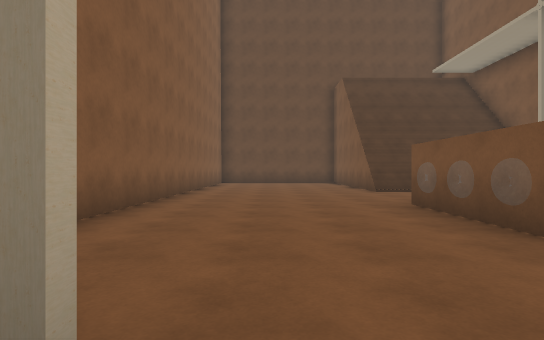
View 1 (above)

16 first-person views from a walk through a 3-D level made in the Unity game engine. The camera is 1.2 m above the floor, looks level and sees 80° across. The floor is counted in squares, 2 m on a side. Each view is taken from the middle of a square. On the plan, view 1 faces up. The plan holds only what a view shows up to about 10 squares ahead; the rest is blank. The place goes on beyond the plan. The player character is not drawn.

View 2
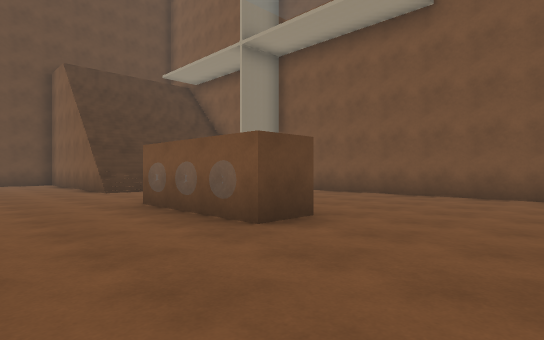

View 3
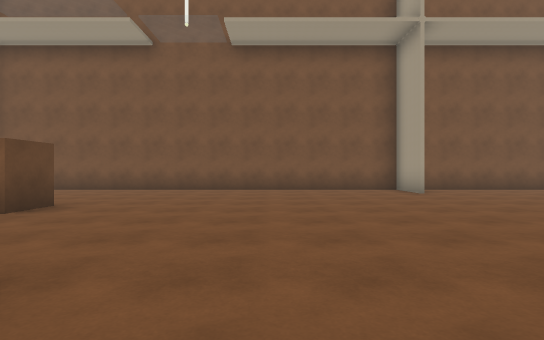

View 4
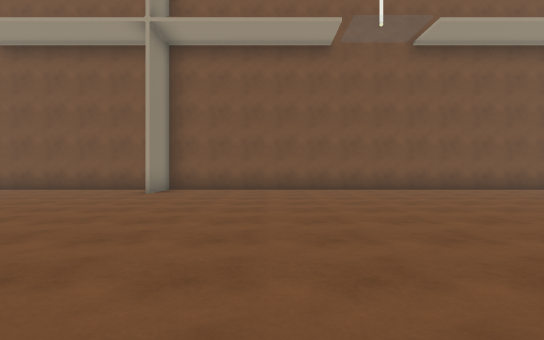

View 5
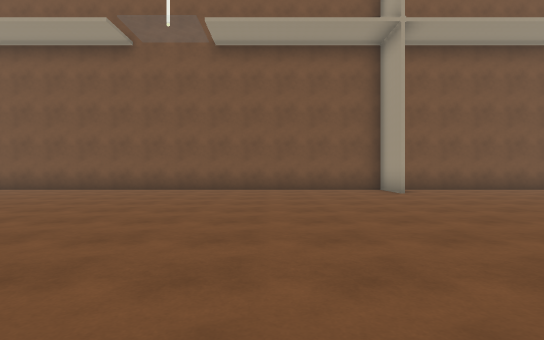

View 6
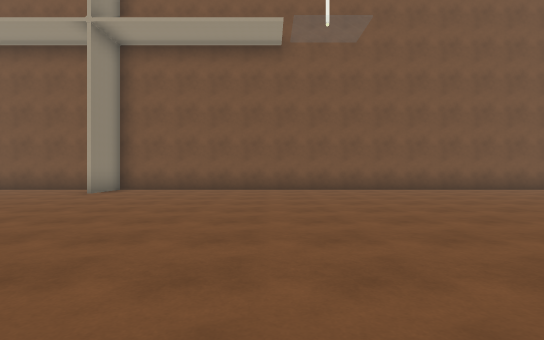

View 7
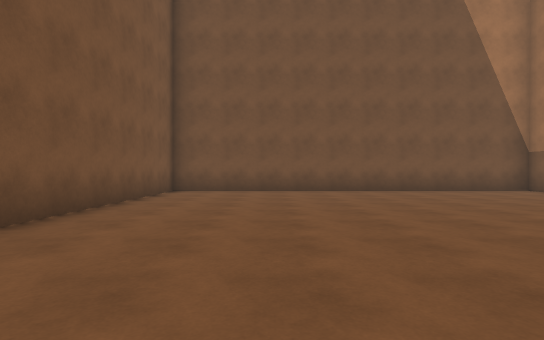

View 8
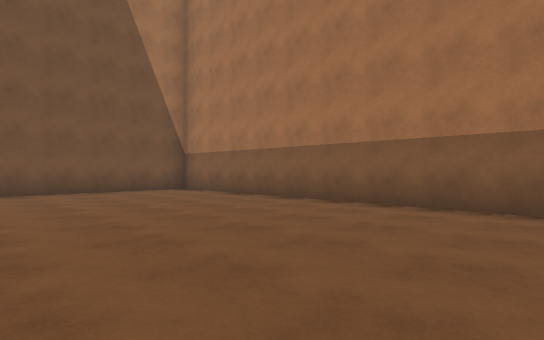

View 9
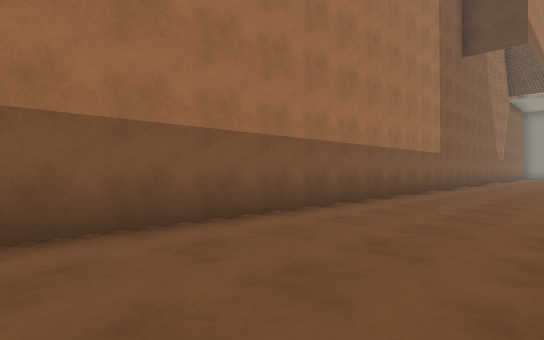

View 10
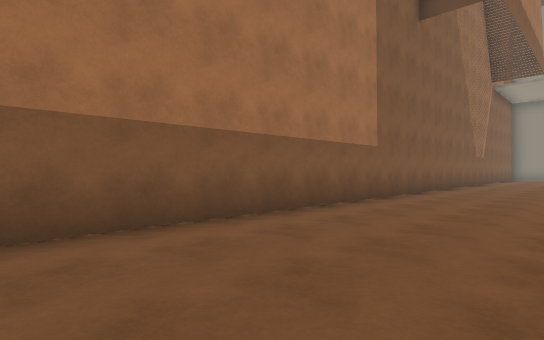

View 11
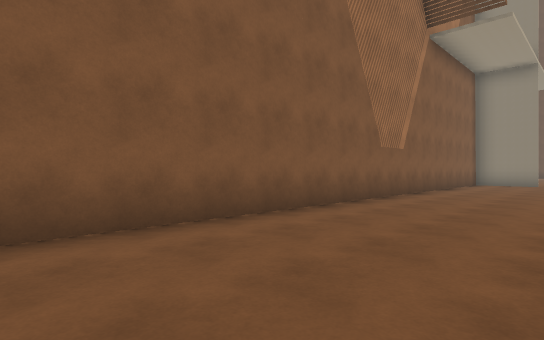

View 12
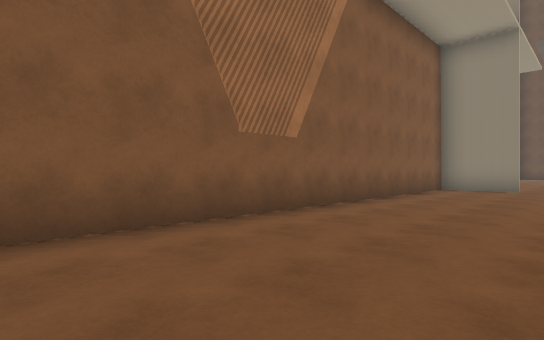

View 13
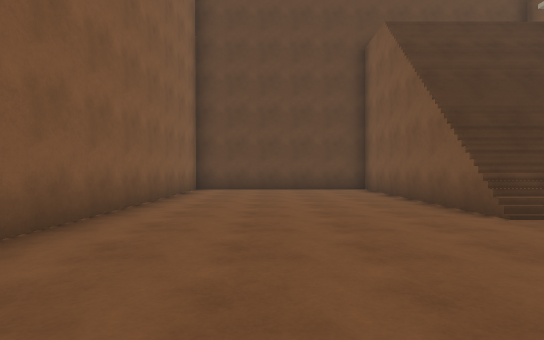

View 14
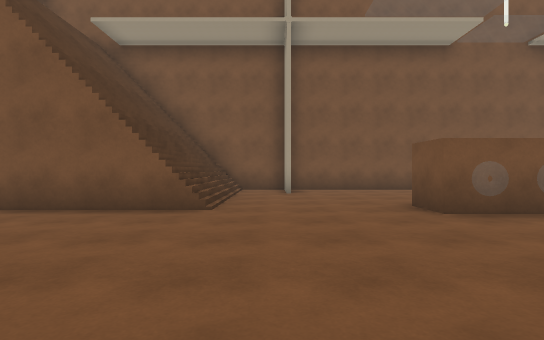

View 15
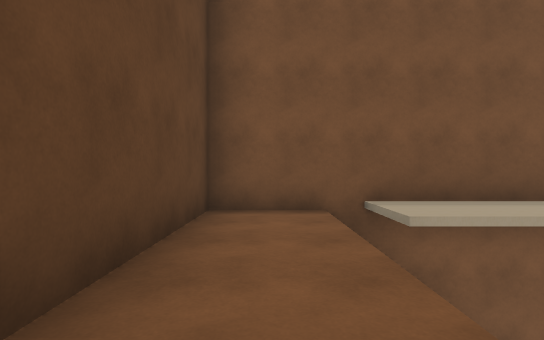

View 16
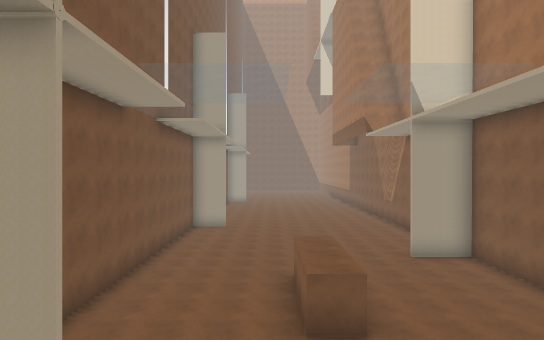

### Floor plan
Key: @ floor where view 1 was taken; # wall or solid block; . main floor; : floor 8.75 m higher than the main floor; / step, stairs or slope; = window, fence, low wall or low ledge.
Columns run from 3 left of view 1 to 8 right of it. Each row starts with its distance up from view 1.
 15 ############
 14 #...../::::#
 13 #...../////#
 12 #...../////#
 11 #...../////#
 10 #...../////#
  9 #...../////#
  8 #.........##
  7 #..........#
  6 #..........#
  5 #.....=....#
  4 #.....=....#
  3 #.....#....#
  2 #..........#
  1 ###........#
  0 #..@.......#
 -1 #..........#
 -2 #..........#
 -3 #..........#
 -4 #..........#
 -5 #.........##
 -6 #..........#
 -7 #..........#
 -8 #..........#
 -9 #..........#
-10 #..........#
-11 #..........#
-12 #..........#
-13 #..........#
-14 #..........#
-15 #..........#
-16 #..........#
-17 #.........##
-18 #..........#
-19 #..........#
-20 #..........#
-21 #..........#
-22 #..........#
-23 #..........#
-24 #..........#
-25 #..........#
-26 #..........#
-27 #..........#
-28 #..........#
-29 #..........#
-30 #..........#
-31 #..........#
-32 #..........#
-33 ############

Positions as (right, up) in squares from view 1, and headings:
1: (0, 0), facing up
2: (0, 0), facing up-right
3: (-2, -1), facing right
4: (-2, -8), facing right
5: (-2, -14), facing right
6: (-2, -22), facing right
7: (5, -23), facing down
8: (3, -23), facing down-left
9: (1, -26), facing up-left
10: (1, -22), facing up-left
11: (1, -14), facing up-left
12: (1, -10), facing up-left
13: (0, 5), facing up
14: (-2, 8), facing right
15: (3, 14), facing right
16: (4, 11), facing down
